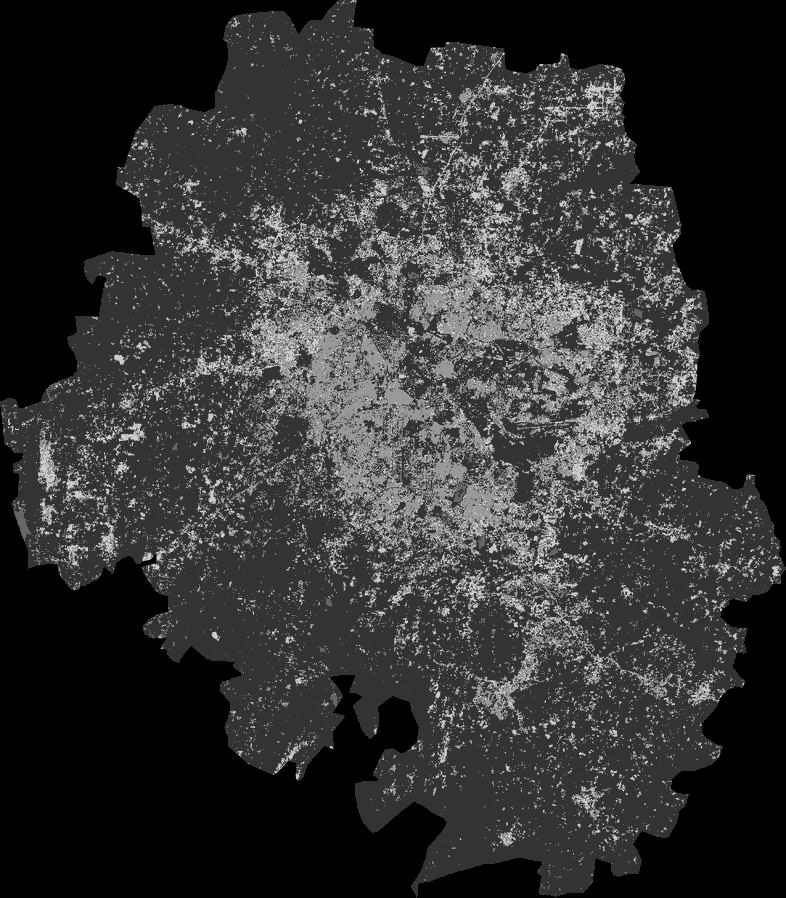
#> input picture Landcover_Predictions_Using_IndiaSat/Bangalore/Bangalore_prediction_2016.png, 786 x 898 px, shrunk from 1869 x 2134 before the run, found by its file name; its folder holds 4 pictures in this run
$ jupyter execute --allow-errors final_yearly_prediction.ipynb
#> lines starting #> are read from the running program, lines starting #| are printed output that depends on the picture
#> further down, img is the input picture: PIL image 786x898 L; min 0, max 5, mean 0.974
#> `img.save(main_folder+"/Color_coded_final_predictions/"+district+'_colo..`:
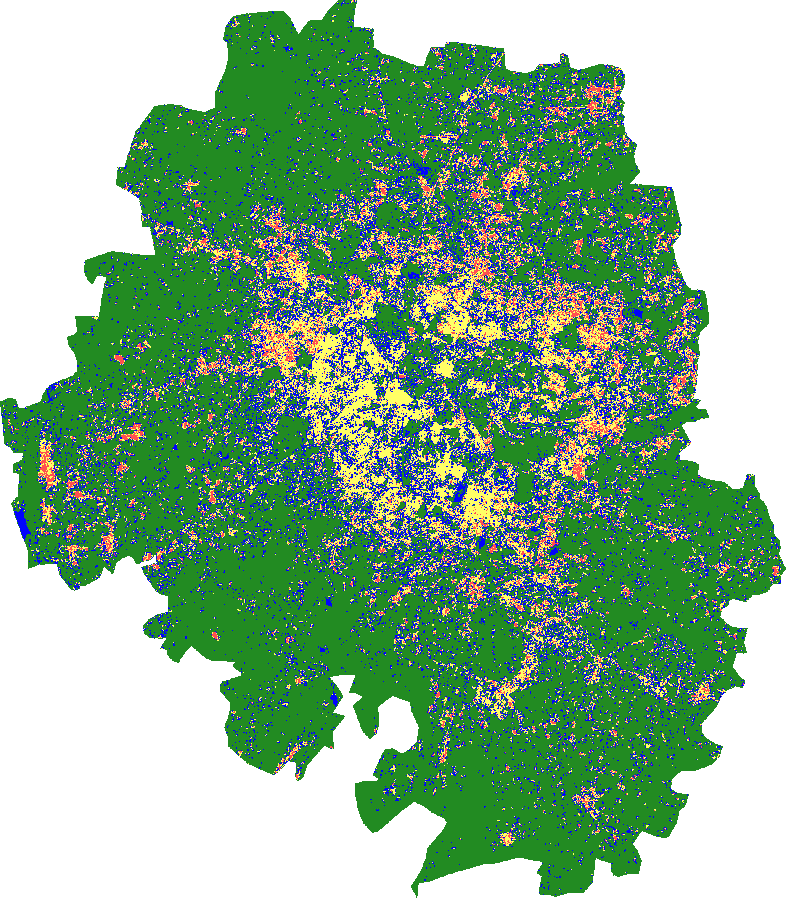
#> saved as Bangalore_colored_prediction_2016.png: PIL image 786x898 RGBA; mean R, G, B, A 42.7, 82.2, 49.5, 160.2; transparent parts drawn white
[cell 1]
#We are taking prediction results of a district, taken at different point of time (different months within a year). We are going to combine all prediction results to make a final prediction for that year.

# import all required packages
from PIL import Image
import math
from PIL import Image
from scipy import misc
from scipy import ndimage
import pandas as pd
import unittest
import os, sys
import shutil #for copying files
import numpy as np

[cell 2]
'''
Change districts, and years accordingly
'''
districts = ['Bangalore','Chennai','Delhi','Gurgaon','Hyderabad','Kolkata','Mumbai']
years=['2016','2017','2018','2019']

[cell 3]
'''
Covert monthly predictions from .tif to .png
'''
for district in districts:
    main_folder = 'Classification_'+district     #we have stored monthly predections in a folder named by district name
    print(district)
    os.makedirs(main_folder+"/pngs",exist_ok=True)
    for infile in os.listdir(main_folder):
        if infile[-4:] == ".tif":                   #reading all tif files in given folder
            im = Image.open(main_folder+"/"+infile)
            im.save(main_folder+"/pngs/"+infile[:-4]+'.png')

[cell 4]
# Defining all required functions
'''
Rule-based post-classification correction

merge the monthly predictions and overall median prediction to get a single prediction for year
Pixel value 0 denotes Background, 1 denotes greenery, 2 denotes water, 3 benotes Built-Up, 4 denotes Barren land
Input-
1) monthly_pixel_predictions = list of predicted value of a particular pixel in the best 5 months of a particular year
2) median_pixel_prediction = predicted value of the above pixel over the year median image
'''
# [43 lines left out: function merge_prediction, not called in this run]

'''
This function is used to find a future year whose image can be used to replicate a bad year with no good monthly images
Input:
a) bad_index- index of a year which needs replication
b) years- list of available years under analysis
c) replication_required_years- list of corrupt years for a district

Output: target year whose image can be replicated to cover bad year. It is 0 when no such year is available
'''
# [5 lines left out: function find_non_corrupt_forward, not called in this run]

'''
This function is used to find a past year whose image can be used to replicate a bad year with no good monthly images
Input:
a) bad_index- index of a year which needs replication
b) years- list of available years under analysis
c) replication_required_years- list of corrupt years for a district

Output: target year whose image can be replicated to cover bad year. It is 0 when no such year is available
'''
# [5 lines left out: function find_non_corrupt_backward, not called in this run]

[cell 5]
'''
Read all the different predictions of a district.
Out of the 12 months for each year, we see which months have the maximum number of green pixels (Assuming them to be most accurate).
The top 5 months are chosen to create the final pixel-level predictions for each year.
'''
#> (the rest of this cell did not finish here and is left out)

[cell 6]
'''
Color coding the final prediction maps for a particular year. Uptill here the pixel values contain greyscale values. For easier visualization, we assign intuitive colors to different land-cover classes. These images will be stored at final/Color_coded_final_predictions subfolder for each district
'''
#> (the rest of this cell did not finish here and is left out)
